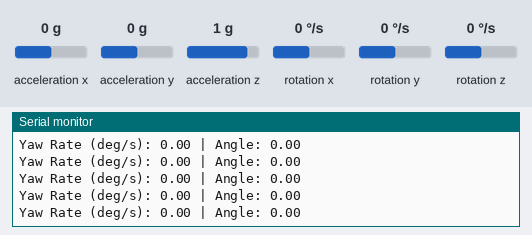
A sketch run on a simulated Arduino Uno, built with avr-gcc and run on an emulated ATmega328P. On the bench: the last lines printed to the serial monitor. Inputs (shaded band) come from the test bench; at power-on: rotation z 0 °/s, acceleration x 0 g, acceleration y 0 g, acceleration z 1 g, rotation x 0 °/s, rotation y 0 °/s.

Above: at 8.6 s.
8.7 s: rotation z set to -192 °/s
At 9.3 s:
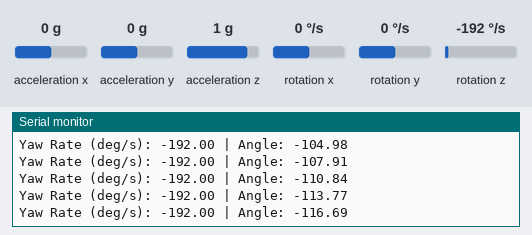
10.2 s: rotation z set to -100 °/s
At 11.0 s:
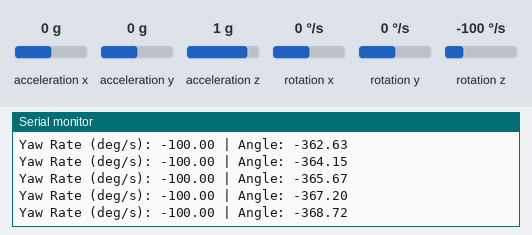
Timing chart, 0 to 13.2 s (numbered marks = the images above; inputs shaded):
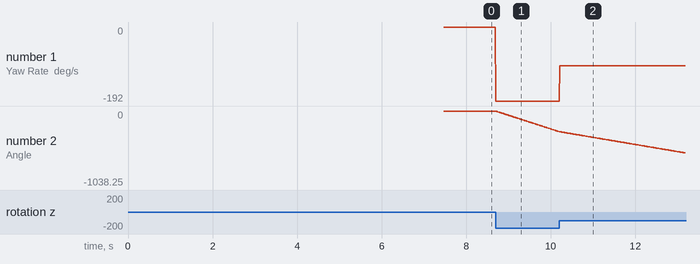

The sketch:

mpucalibration.ino
```cpp
#include <Wire.h>
#include <MPU6050.h>

MPU6050 mpu;

int16_t ax, ay, az;
int16_t gx, gy, gz;

int16_t gx_offset = 0, gy_offset = 0, gz_offset = 0;

float angleZ = 0;   // integrated yaw angle
unsigned long lastTime;

void setup() {
  Serial.begin(115200);
  Wire.begin();

  mpu.initialize();
  if (!mpu.testConnection()) {
    Serial.println("MPU6050 connection failed!");
    while (1);
  }

  Serial.println("Calibrating gyro for 3 seconds...");
  delay(3000);
  calibrate();
  Serial.println("Calibration done.");

  lastTime = micros();
}

void loop() {
  mpu.getMotion6(&ax, &ay, &az, &gx, &gy, &gz);

  // Subtract offsets
  int16_t gz_rel = gz - gz_offset;

  // Convert raw gyro to deg/sec (MPU6050 scale: 131 LSB/°/s at ±250dps)
  float rateZ = gz_rel / 131.0;

  // Integrate angle
  unsigned long now = micros();
  float dt = (now - lastTime) / 1000000.0;
  lastTime = now;

  angleZ += rateZ * dt;  // angle in degrees

  // Print values (use rateZ in PID)
  Serial.print("Yaw Rate (deg/s): ");
  Serial.print(rateZ);
  Serial.print(" | Angle: ");
  Serial.println(angleZ);

  delay(10);
}

void calibrate() {
  const int samples = 500;
  long gx_sum = 0, gy_sum = 0, gz_sum = 0;

  for (int i = 0; i < samples; i++) {
    mpu.getMotion6(&ax, &ay, &az, &gx, &gy, &gz);
    gx_sum += gx;
    gy_sum += gy;
    gz_sum += gz;
    delay(5);
  }

  gx_offset = gx_sum / samples;
  gy_offset = gy_sum / samples;
  gz_offset = gz_sum / samples;
}
```

Measured:
- after the input at 8.7 s, the serial monitor: prints a new line at once (image 1)
- plotted number 1: 0 → -192 after the input at 8.7 s
- plotted number 2: 0 → -289.43 after the input at 8.7 s
